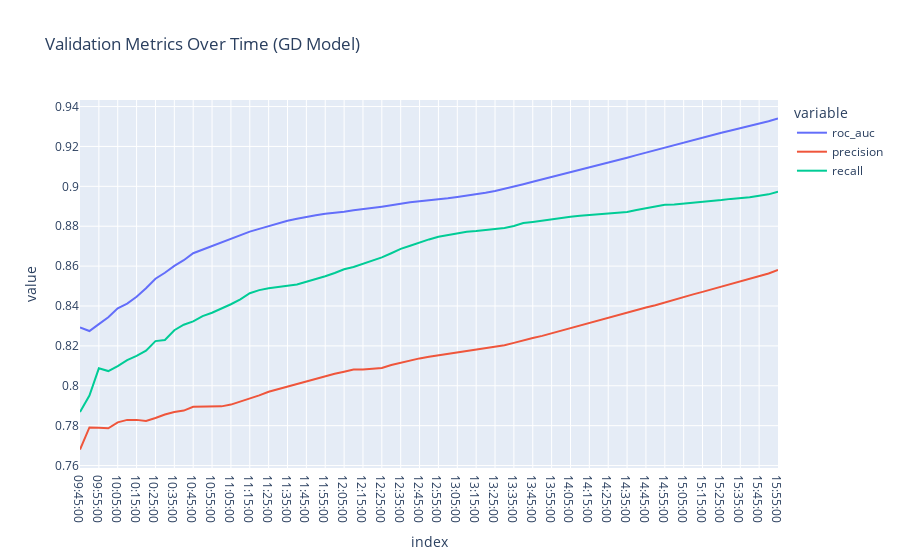

Notebook code cell kept with this figure:
### Code cell
import datetime
import plotly.express as px

time_range = [datetime.time(hour, minute) for hour in range(9, 16) for minute in range(0, 60, 5)]
time_range = [x for x in time_range if x >= datetime.time(9,45)]
df_val = pd.DataFrame()
for t in time_range:
    X_val = X_test.loc[X_test['time'] <= t].copy()
    y_val = y_test.loc[X_val.index, 'green_day'].copy()

    y_pred_val = pipeline_gd.predict_proba(X_val)[:,-1]

    df_val.loc[t, [
        'roc_auc',
        'precision',
        'recall'
    ]] =  roc_auc_score(y_val, y_pred_val), precision_score(y_val, y_pred_val > 0.5), recall_score(y_val, y_pred_val > 0.5)


fig = px.line(df_val, title='Validation Metrics Over Time (GD Model)')
fig.show()
